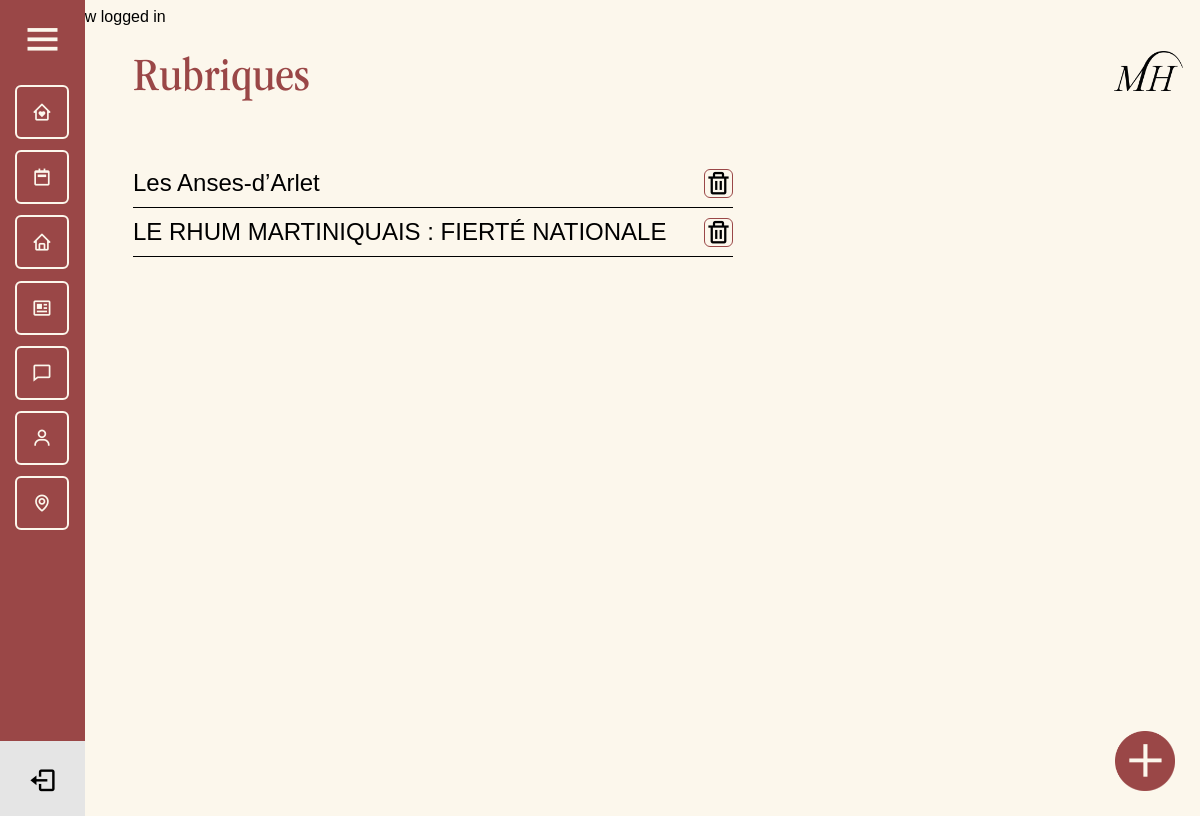
The app's page /admin/tours.php (signed in), older data.
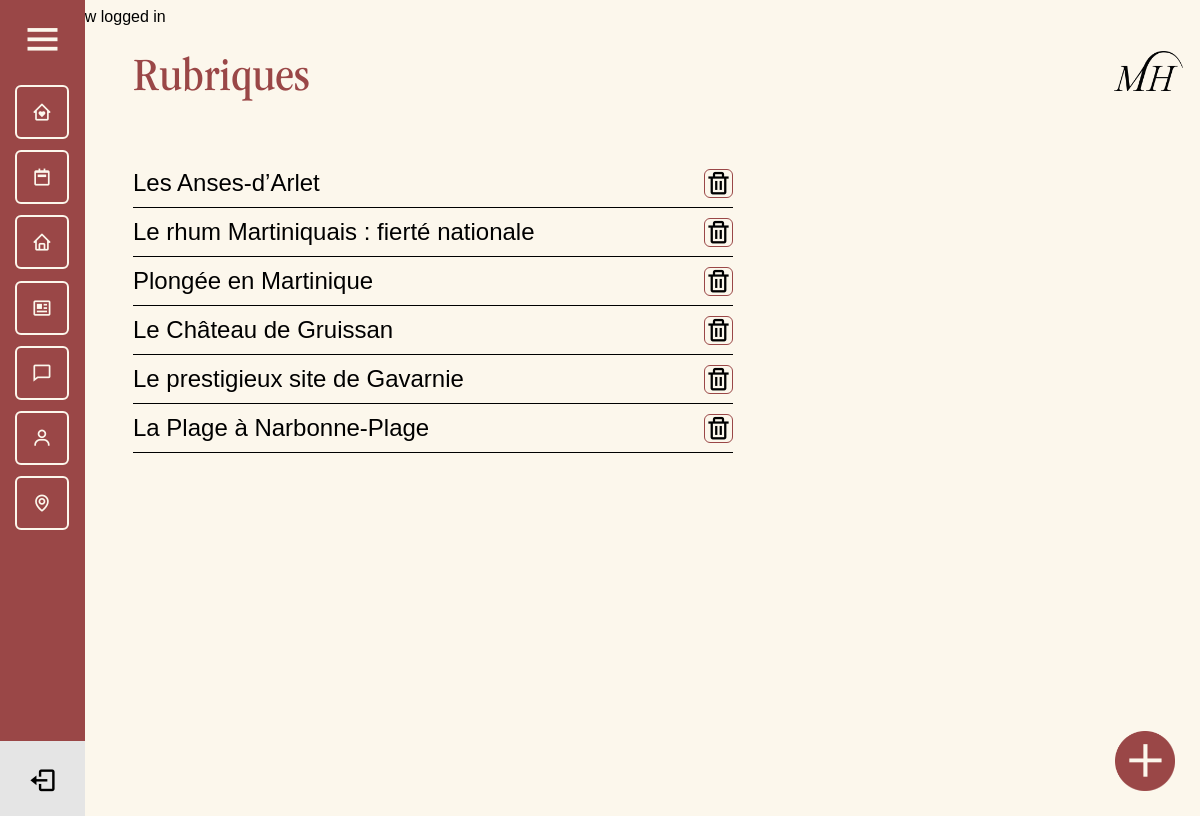
The same page, newer data.
### tables this page shows
CREATE TABLE `tourism` (
  `id` int(11) NOT NULL,
  `title` varchar(255) NOT NULL,
  `citation` varchar(255) NOT NULL,
  `photo` text NOT NULL,
  `photo_2` text NOT NULL,
  `location` varchar(255) NOT NULL,
  `details` text NOT NULL,
  `date` date NOT NULL,
  `id_rooms` int(11) NOT NULL
);

### admin/tours.php (the view, shortened to what this page needs)
<?php
require_once $_SERVER['DOCUMENT_ROOT'] . '/core/core.php';
include 'includes/header.php';
include 'includes/navigation.php';
$sql = $db->query("SELECT * FROM tourism");
?>
<div class="admin_page">
    <div class="header_admin">
        <h1>Rubriques</h1>
        <img src="../assets/png/LOGO_02_PNG_NOIR.png" alt="Logo Muriel">
    </div>
    <div class="admin_page_tours">
        <?php while ($tour = $sql->fetch(PDO::FETCH_ASSOC)) : ?>
            <div class="admin_page_tours_container">
                <div class="admin_page_tours_title">
                    <h2><?= $tour['title']; ?></h2>
                </div>
                <div class="admin_page_tours_action">
                    <a href="tours.php?delete=<?= $tour['id']; ?>"><i class='bx bx-trash'></i></a>
                </div>
            </div>
        <?php endwhile; ?>
        <a href="add_tour.php"><img src="/assets/png/button_add.png" alt=""></a>
    </div>
</div>

Row changes from the older to the newer data that the page shows:
changed tourism: title "LE RHUM MARTINIQUAIS : FIERTÉ NATIONALE" → "Le rhum Martiniquais : fierté nationale"
added tourism: title "Plongée en Martinique"
added tourism: title "Le Château de Gruissan"
added tourism: title "Le prestigieux site de Gavarnie"
added tourism: title "La Plage à Narbonne-Plage"
